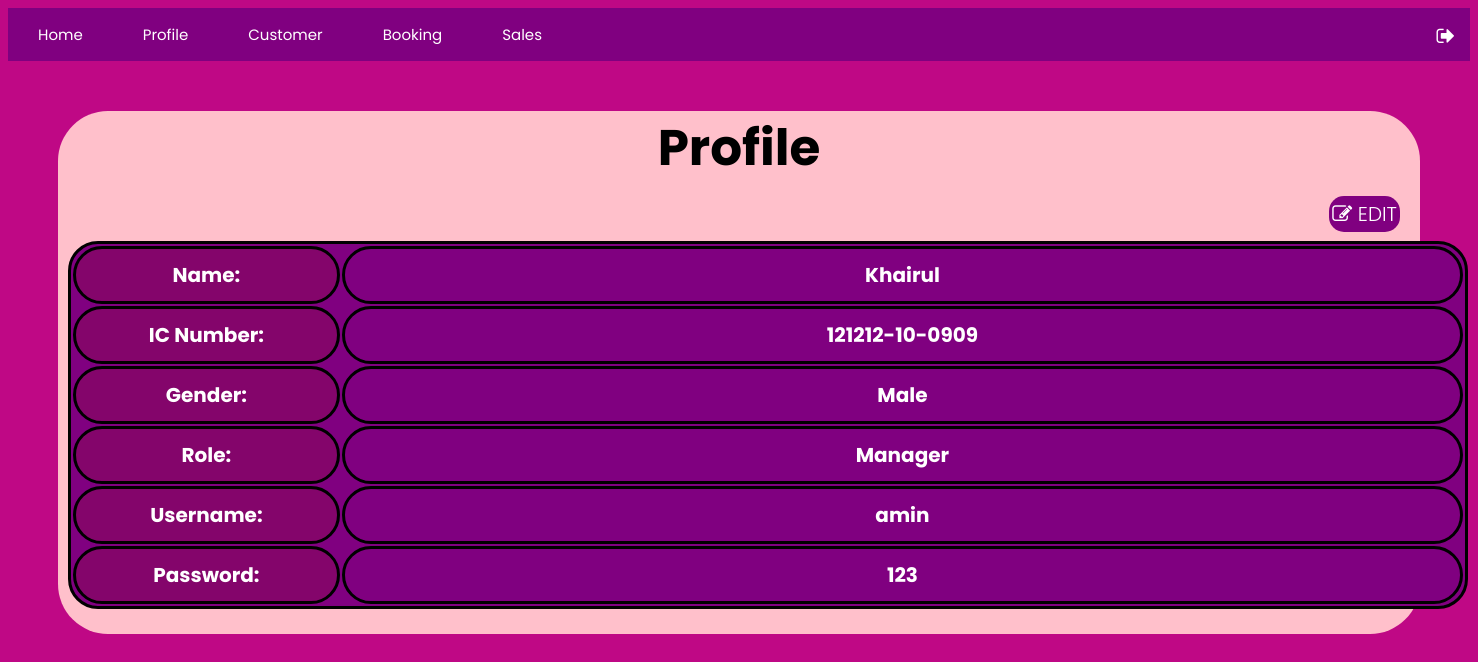
The page /ADMIN/PARAGON_CINEMA_ADMIN/PARAGON_CINEMA_ADMIN/manager_profile.php (signed in) on the database its author committed.
### tables this page shows
CREATE TABLE `manager` (
  `id` int(10) NOT NULL,
  `username` varchar(20) NOT NULL,
  `password` varchar(50) NOT NULL,
  `name` varchar(50) NOT NULL,
  `icNum` varchar(14) NOT NULL,
  `phoneNum` varchar(20) NOT NULL,
  `gender` varchar(10) NOT NULL,
  `role` varchar(10) NOT NULL
);

### ADMIN/PARAGON_CINEMA_ADMIN/PARAGON_CINEMA_ADMIN/manager_profile.php (the view, shortened to what this page needs)
<?php
    $hostname = "localhost";
    $username = "root";
    $connect = mysqli_connect($hostname, $username) OR DIE ("Connection failed!");
    $username = $_SESSION["username"];
    $sql = "SELECT * FROM manager WHERE username = '$username' ";
    $sendsql = mysqli_query($connect, $sql) OR DIE("CONNECTION ERROR");
    $row = mysqli_fetch_assoc($sendsql)
?>
<!DOCTYPE html>
<html>
	<head>
	</head>
	<?php include "manager_sidenav.php"; ?>
    <body>
        <div class="container">
			<h1>Profile</h1>
                <div class="button">
                    <a href="edit_manager.php" class="edit"><i class="fa fa-edit"></i> EDIT</a>
                </div><br>
                <?php
                    echo "<table>
                    <tr>
                        <th>Name: </th>
                        <td>$row[name]</td>
                    </tr>";
                    echo "<tr>
                        <th>IC Number: </th>
                        <td>$row[icNum]</td>
                    </tr>";
                    echo "<tr>
                        <th>Gender: </th>
                        <td>$row[gender]</td>
                    </tr>";
                    echo "<tr>
                        <th>Role: </th>
                        <td>$row[role]</td>
                    </tr>";
                    echo"<tr>
                        <th>Username: </th>
                        <td>$row[username]</td>
                    </tr>";
                    echo "<tr>
                        <th>Password: </th>
                        <td>$row[password]</td>
                    </tr>";
                    echo "</table>";
                ?>
                <br>
		</div>
    </body>
</html>

### ADMIN/PARAGON_CINEMA_ADMIN/PARAGON_CINEMA_ADMIN/css/style.css (style rules this page uses)
body { font-family: Poppins; }

### ADMIN/PARAGON_CINEMA_ADMIN/PARAGON_CINEMA_ADMIN/manager_profile.php (style rules this page uses)
body { background-color: #BF0885; }
.container { background-color: pink; margin: 50px; text-align: center; color: black; border-radius: 50px; }
h1 { text-align: center; margin: 30px; font-size: 50px; }
table, th { background-color: #84056B; font-size: 20px; border: 3px solid black; text-align: center; height:50px; width:300px; color: white; font-weight: bold; margin-left: 10px; border-radius: 30px; }
table, td { font-size: 20px; border: 3px solid black; text-align: center; width:1400px; height:50px; background-color: purple; color: white; border-radius: 30px; }
.edit { padding: 3px; background: purple; text-decoration: none; float: right; margin-right: 20px; margin-top: -20px; border-radius: 5px; font-size: 20px; font-weight: 300; color: #fff; border-radius: 15px; }

### rows shown on the page
manager: name "Khairul", icNum "121212-10-0909", gender "Male", role "Manager", username "amin", password "123"
